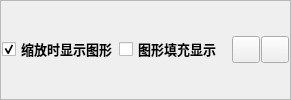
           <widget class="QFrame" name="frame_4">
            <property name="styleSheet">
             <string notr="true"/>
            </property>
            <property name="frameShape">
             <enum>QFrame::StyledPanel</enum>
            </property>
            <property name="frameShadow">
             <enum>QFrame::Raised</enum>
            </property>
            <layout class="QGridLayout" name="gridLayout_8">
             <property name="leftMargin">
              <number>1</number>
             </property>
             <property name="topMargin">
              <number>1</number>
             </property>
             <property name="rightMargin">
              <number>1</number>
             </property>
             <property name="bottomMargin">
              <number>1</number>
             </property>
             <property name="spacing">
              <number>1</number>
             </property>
             <item row="0" column="0">
              <layout class="QHBoxLayout" name="horizontalLayout_8" stretch="1,0,10,1,1">
               <item>
                <widget class="QCheckBox" name="ckb_ShowObj">
                 <property name="font">
                  <font>
                   <family>微软雅黑</family>
                   <pointsize>10</pointsize>
                   <weight>75</weight>
                   <bold>true</bold>
                  </font>
                 </property>
                 <property name="styleSheet">
                  <string notr="true"/>
                 </property>
                 <property name="text">
                  <string>缩放时显示图形</string>
                 </property>
                 <property name="checked">
                  <bool>true</bool>
                 </property>
                </widget>
               </item>
               <item>
                <widget class="QCheckBox" name="ckb_ShowObj_Fill">
                 <property name="font">
                  <font>
                   <family>微软雅黑</family>
                   <pointsize>10</pointsize>
                   <weight>75</weight>
                   <bold>true</bold>
                  </font>
                 </property>
                 <property name="styleSheet">
                  <string notr="true"/>
                 </property>
                 <property name="text">
                  <string>图形填充显示</string>
                 </property>
                 <property name="checked">
                  <bool>false</bool>
                 </property>
                </widget>
               </item>
               <item>
                <widget class="QLabel" name="lbl_Status">
                 <property name="font">
                  <font>
                   <family>微软雅黑</family>
                   <pointsize>10</pointsize>
                   <weight>75</weight>
                   <bold>true</bold>
                  </font>
                 </property>
                 <property name="styleSheet">
                  <string notr="true">color: rgb(255, 255, 255);</string>
                 </property>
                 <property name="text">
                  <string/>
                 </property>
                 <property name="alignment">
                  <set>Qt::AlignCenter</set>
                 </property>
                </widget>
               </item>
               <item>
                <widget class="QToolButton" name="pBtn_FitImage">
                 <property name="toolTip">
                  <string>还原</string>
                 </property>
                 <property name="text">
                  <string/>
                 </property>
                 <property name="icon">
                  <iconset resource="../../imgResource.qrc">
                   <normaloff>:/icons/icons8-还原-60.png</normaloff>:/icons/icons8-还原-60.png</iconset>
                 </property>
                 <property name="iconSize">
                  <size>
                   <width>20</width>
                   <height>20</height>
                  </size>
                 </property>
                </widget>
               </item>
               <item>
                <widget class="QToolButton" name="btn_ClearWindow">
                 <property name="toolTip">
                  <string>重置</string>
                 </property>
                 <property name="text">
                  <string/>
                 </property>
                 <property name="icon">
                  <iconset resource="../../imgResource.qrc">
                   <normaloff>:/icons/icons8-更新左旋转-48.png</normaloff>:/icons/icons8-更新左旋转-48.png</iconset>
                 </property>
                 <property name="iconSize">
                  <size>
                   <width>20</width>
                   <height>20</height>
                  </size>
                 </property>
                </widget>
               </item>
              </layout>
             </item>
            </layout>
           </widget>
